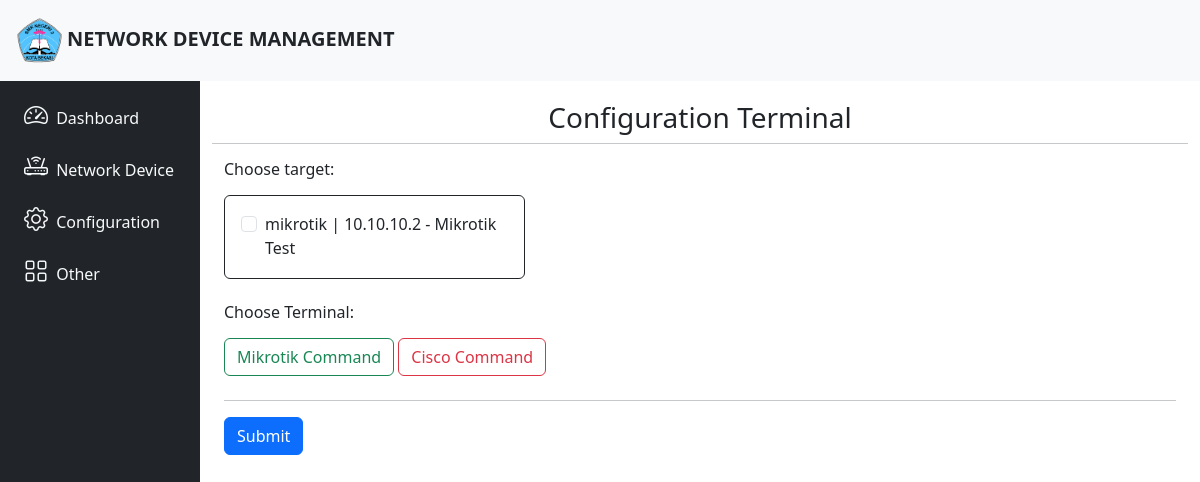
The page /configuration/ on the database as committed earlier.
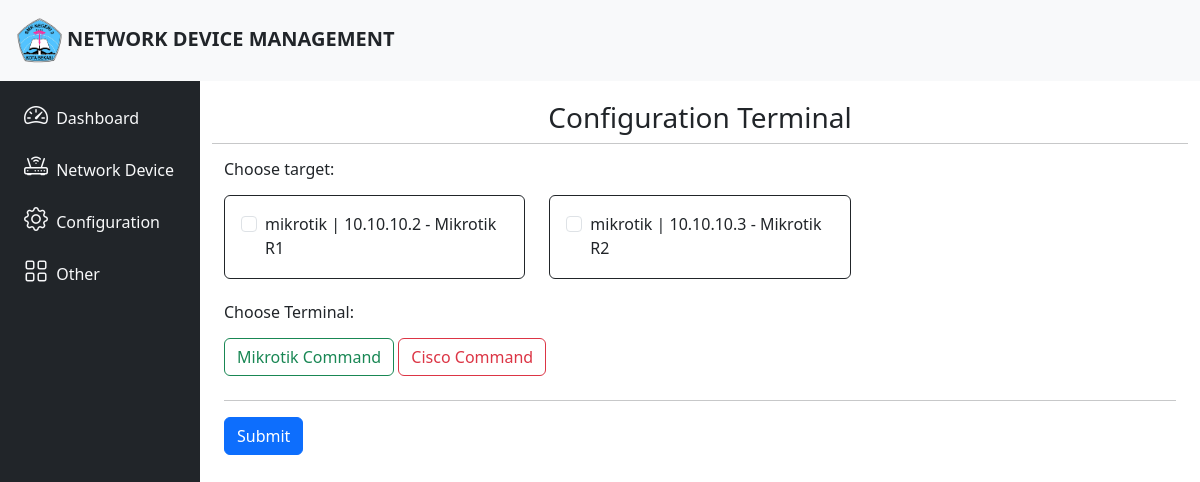
The same page on the database as committed later.
### NetworkManager/models.py (models this page shows, shortened)
class Device(models.Model):
    IP_address = models.CharField(max_length=255)
    hostname = models.CharField(max_length=255)
    username = models.CharField(max_length=255)
    password = models.CharField(max_length=255, blank=True)
    SSH_port = models.IntegerField(default=22)
    CHOOSE_VENDOR= (
        ('mikrotik', 'Mikrotik'),
        ('cisco', 'Cisco')
    )
    vendor = models.CharField(max_length=255, choices= CHOOSE_VENDOR, blank=True)
    TYPE_CHOICES = (
        ('router', 'Router'),
        ('switch', 'Switch')
    )
    device_type = models.CharField(max_length=255, choices=TYPE_CHOICES, blank=True)

### NetworkManager/views.py (the view)
# urls.py: path('configuration/',views.configuration, name = 'configuration'),
def configuration(request):
    if request.method == 'POST':
        selected_device_id = request.POST.getlist('device')
        mikrotik_cmd = request.POST['mikrotik_cmd'].splitlines()
        cisco_cmd = request.POST['cisco_cmd'].splitlines()
        for x in selected_device_id:
            dev = get_object_or_404(Device, pk=x)
            ssh_client = paramiko.SSHClient()
            ssh_client.set_missing_host_key_policy(paramiko.AutoAddPolicy())
            ssh_client.connect(hostname=dev.IP_address, username=dev.username, password=dev.password)
            try:
                if dev.vendor.lower() == 'mikrotik':
                    for cmd in mikrotik_cmd:
                        stdin, stdout, stderr = ssh_client.exec_command(cmd)
                else:
                    conn = ssh_client.invoke_shell()
                    conn.send("conf terminal\n")
                    for cmd in cisco_cmd:
                        conn.send(cmd+"\n")
                        time.sleep(1)
                log = Log(target=dev.IP_address + " ( " +dev.hostname+" ) ", action="Configuration", status="Success", time=datetime.now(), message="Complete - No Error ")
                log.save()
            except Exception as Exc:
                log = Log(target=dev.IP_address + " ( " +dev.hostname+" ) ", action="Configuration", status="Error", time=datetime.now(), message=Exc)
                log.save()
        return redirect('home')
    else:
        devices = Device.objects.all()
        context = {
            'devices': devices,
        }
        return render(request, 'configuration.html', context)

### templates/configuration.html (shortened to what this page needs)
{% extends 'base.html' %}
{% block content %}
<div class="col py-1">
    <div class="container ">
        <div class="row">
            <h3 class="text-center mt-3">Configuration Terminal</h3>
            <hr>
            <h6>Choose target:</h6>
            <form method="POST">
            <div class="row">
                {% for device in devices %}
                <div class="col-xl-4">
                    <div class="card my-2 border-dark">
                        <div class="card-body">
                            <div class="form-check">
                                <input class="form-check-input" type="checkbox" name="device" value="{{ device.id }}"> {{device.vendor}} | {{device.IP_address}} - {{device.hostname}}
                            </div>
                        </div>
                    </div>
                </div>
                {% endfor %}
            </div>
            <h6 class="mt-3">Choose Terminal:</h6>
                <a class="my-2 btn btn-outline-success" data-bs-toggle="collapse" href="#Mikrotik" role="button" aria-expanded="false">Mikrotik Command</a>
                <button class="my-2 btn btn-outline-danger" type="button" data-bs-toggle="collapse" data-bs-target="#Cisco" aria-expanded="false">Cisco Command</button>
                    <hr>
                <button type="submit" class="btn btn-primary">Submit</button>
            </form>
        </div>
    </div>
</div>
{% endblock content %}

Rows that differ between the two databases and show on the page:
changed Device: hostname "Mikrotik Test" → "Mikrotik R1"
added Device: vendor "mikrotik", IP_address "10.10.10.3", hostname "Mikrotik R2"
